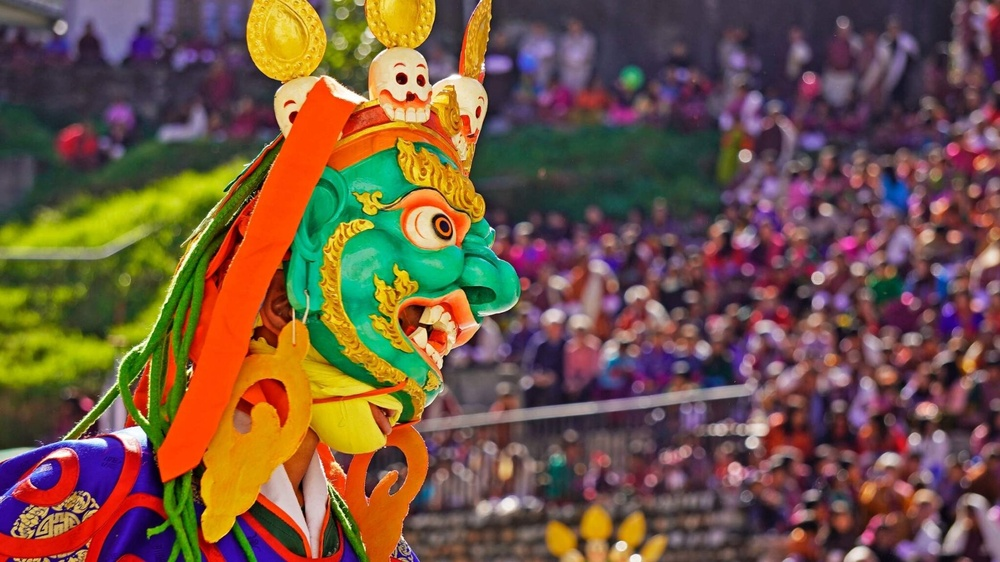
#> input picture Q5/Spatial Filtering/Torgya - Arunachal Festival.jpg, 1000 x 562 px, shrunk from 2048 x 1152 before the run
$ python spatial_filtering.py   (older library calls are emulated)
#> lines starting #> are read from the running program, lines starting #| are printed output that depends on the picture
import cv2
import numpy as np
import matplotlib.pyplot as plt
import math

def spatial_filtering_raw(image_path):
#> called with image_path = 'Torgya - Arunachal Festival.jpg'
    img = cv2.imread(image_path)
#> img is the input picture: shape (562, 1000, 3); mean B, G, R 67.5, 85.5, 113.7
    if img is None:
        print("Could not read image:", image_path)
        return

    img_rgb = cv2.cvtColor(img, cv2.COLOR_BGR2RGB)

    results = {'Original': img_rgb}

    # --- Box Filters ---
    for size in [5, 20]:
        # Normalized (Preserves brightness)
        results[f'Box {size}x{size} (Norm)'] = cv2.boxFilter(img_rgb, -1, (size, size), normalize=True)

        # Unnormalized (Raw summation - will look white/bright)
        # We use float32 to prevent clipping at 255 during math
        results[f'Box {size}x{size} (Unnorm)'] = cv2.boxFilter(img_rgb, cv2.CV_32F, (size, size), normalize=False)
#> after the loop, results = 5 items

    # --- Gaussian Filter Calculations ---
    sigma = 3.0
    ksize = int(2 * math.ceil(3 * sigma) + 1)

    center = ksize // 2
    x = np.linspace(-center, center, ksize)
    kernel_1d = np.exp(-(x**2) / (2 * sigma**2))

    # Normalized Kernel
    k_norm = kernel_1d / np.sum(kernel_1d)

    # A. Normalized Gaussian
    results[f'Gauss (Norm)'] = cv2.sepFilter2D(img_rgb, -1, k_norm, k_norm)

    # B. Unnormalized Gaussian (Raw math)
    results[f'Gauss (Unnorm)'] = cv2.sepFilter2D(img_rgb, cv2.CV_32F, kernel_1d, kernel_1d)

    # --- Plotting ---
    plt.figure(figsize=(15, 8))
    for i, (label, image) in enumerate(results.items()):
        plt.subplot(2, 4, i + 1)
        # We display the raw float image.
        # Matplotlib clips float values > 1.0 to white,
        # showing exactly how "blown out" unnormalized filters are.
        plt.imshow(image.astype(np.uint8) if image.dtype != 'float32' else image / 255.0)
        plt.title(label)
        plt.axis('off')
#> this loop made 7 passes
#> label on passes 1 to 7: 'Original', 'Box 5x5 (Norm)', 'Box 5x5 (Unnorm)', 'Box 20x20 (Norm)', 'Box 20x20 (Unnorm)', 'Gauss (Norm)', 'Gauss (Unnorm)'
    plt.tight_layout()
    plt.show()
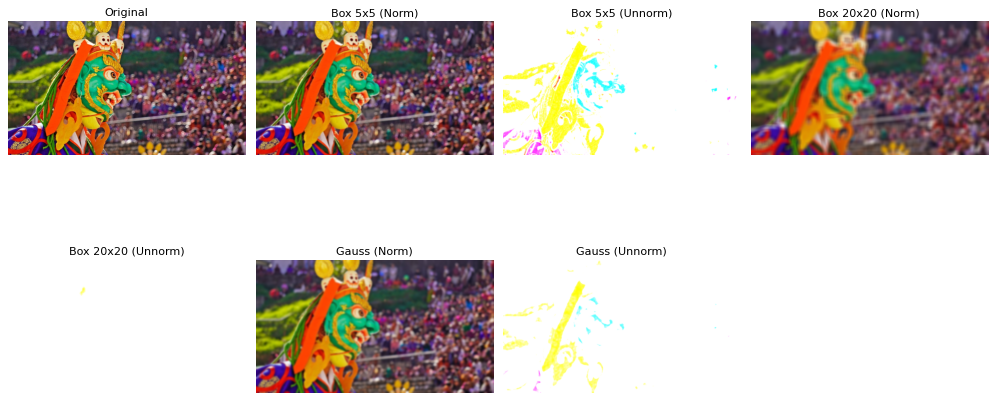
#> figure drawn by matplotlib, 7 panels

spatial_filtering_raw('Torgya - Arunachal Festival.jpg')
